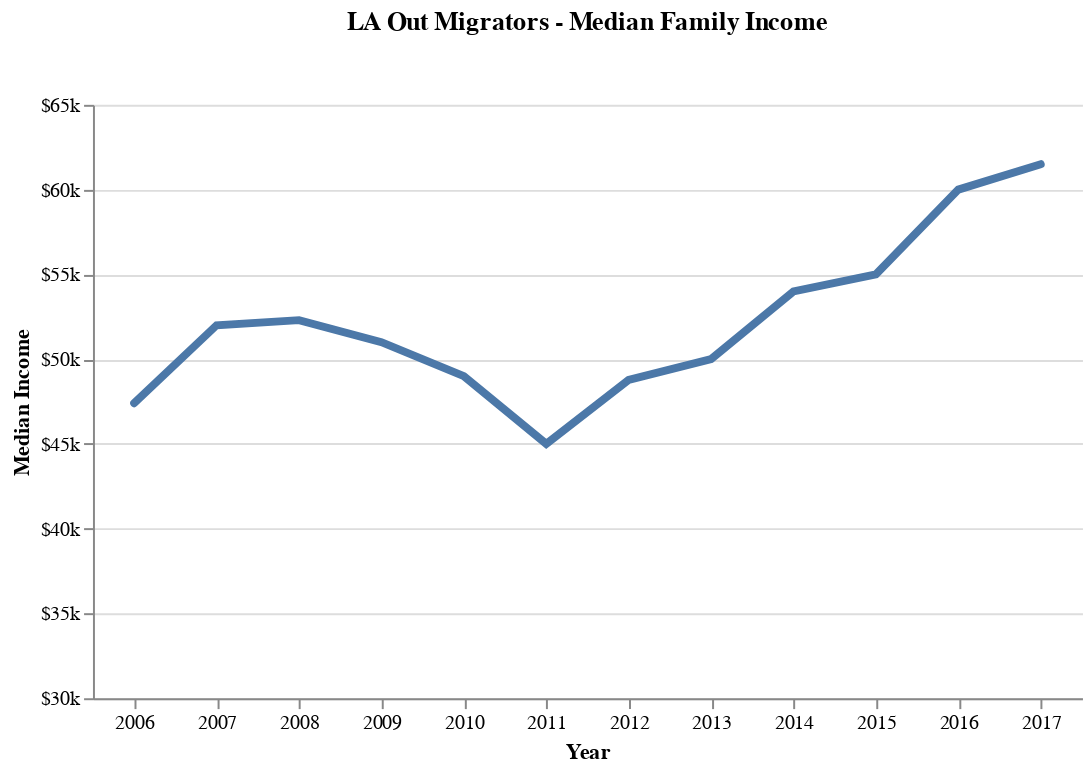

Source (notebook cell):
### Code cell
#Plotting w/ Altair
title=alt.TitleParams(text='LA Out Migrators - Median Family Income', offset=30, anchor='middle')

family = alt.Chart(out_fam_inc_df).configure_axis(labelAngle=0).mark_line(strokeWidth=4, strokeCap='round').encode(
    x=alt.X('Year:O', 
            axis=alt.Axis(grid=False), 
            title='Year'),
    y=alt.Y('Med_Income', 
            scale=alt.Scale(domain=[30000,65000]), 
            axis=alt.Axis(format='$s'), 
            title='Median Income')
).properties(title=title, 
             width=500, 
             background='white'
).configure_view(strokeWidth=0)

family

### Figure 1 — Vega-Lite specification as saved in the notebook (floating-point values rounded to 4 significant figures)
{"$schema": "https://vega.github.io/schema/vega-lite/v2.6.0.json", "background": "white", "config": {"axis": {"labelAngle": 0}, "view": {"height": 300, "strokeWidth": 0, "width": 400}}, "data": {"name": "data-0d35cf343bb9c43d38e9bfcd87d625df"}, "datasets": {"data-0d35cf343bb9c43d38e9bfcd87d625df": [{"Med_Income": 47400, "Year": 2006}, {"Med_Income": 52000, "Year": 2007}, {"Med_Income": 52300, "Year": 2008}, {"Med_Income": 51000, "Year": 2009}, {"Med_Income": 49000, "Year": 2010}, {"Med_Income": 45000, "Year": 2011}, {"Med_Income": 48780, "Year": 2012}, {"Med_Income": 50000, "Year": 2013}, {"Med_Income": 54000, "Year": 2014}, {"Med_Income": 55000, "Year": 2015}, {"Med_Income": 60000, "Year": 2016}, {"Med_Income": 61500, "Year": 2017}]}, "encoding": {"x": {"axis": {"grid": false}, "field": "Year", "title": "Year", "type": "ordinal"}, "y": {"axis": {"format": "$s"}, "field": "Med_Income", "scale": {"domain": [30000, 65000]}, "title": "Median Income", "type": "quantitative"}}, "mark": {"strokeCap": "round", "strokeWidth": 4, "type": "line"}, "title": {"anchor": "middle", "offset": 30, "text": "LA Out Migrators - Median Family Income"}, "width": 500}
